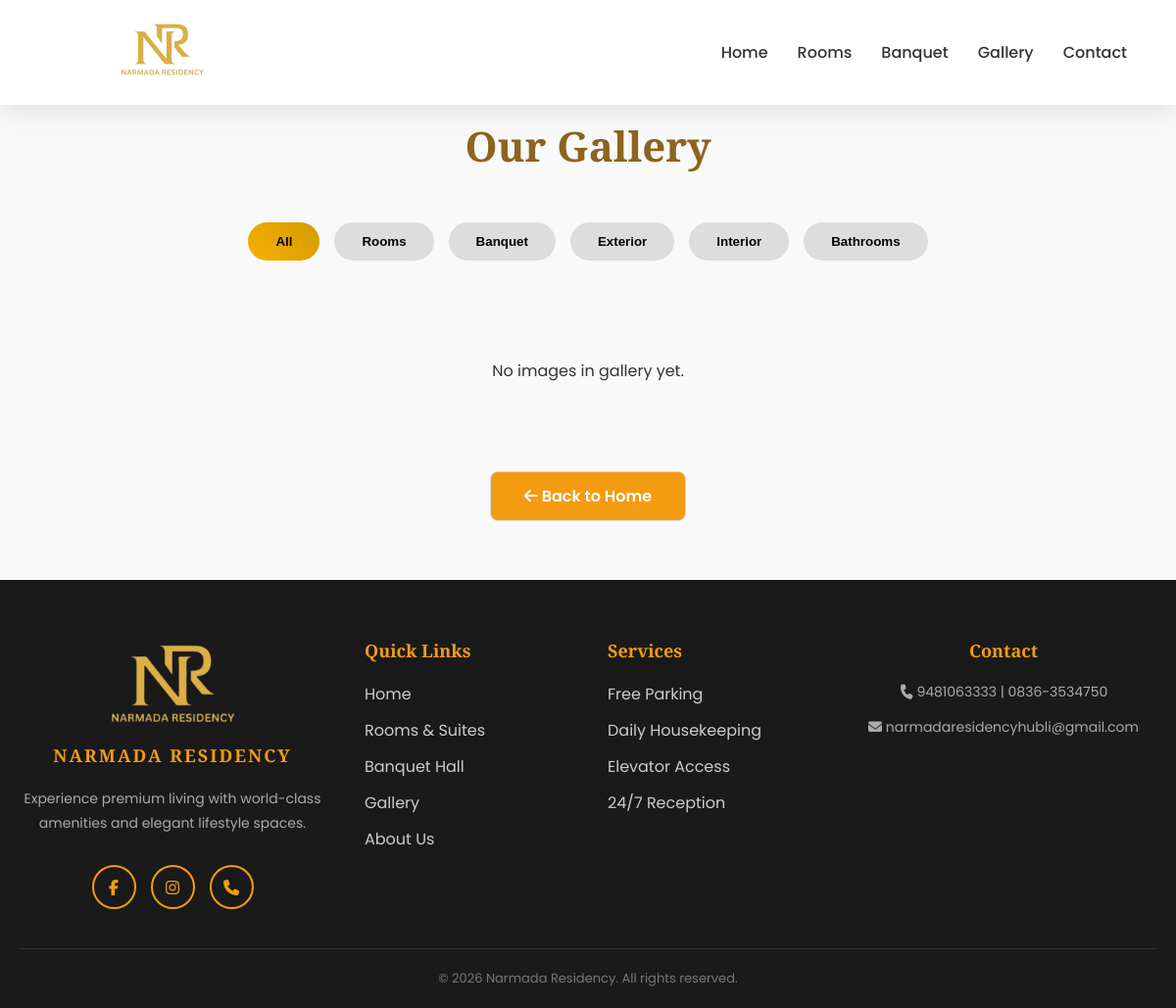
The page /gallery/ on the database as committed earlier.
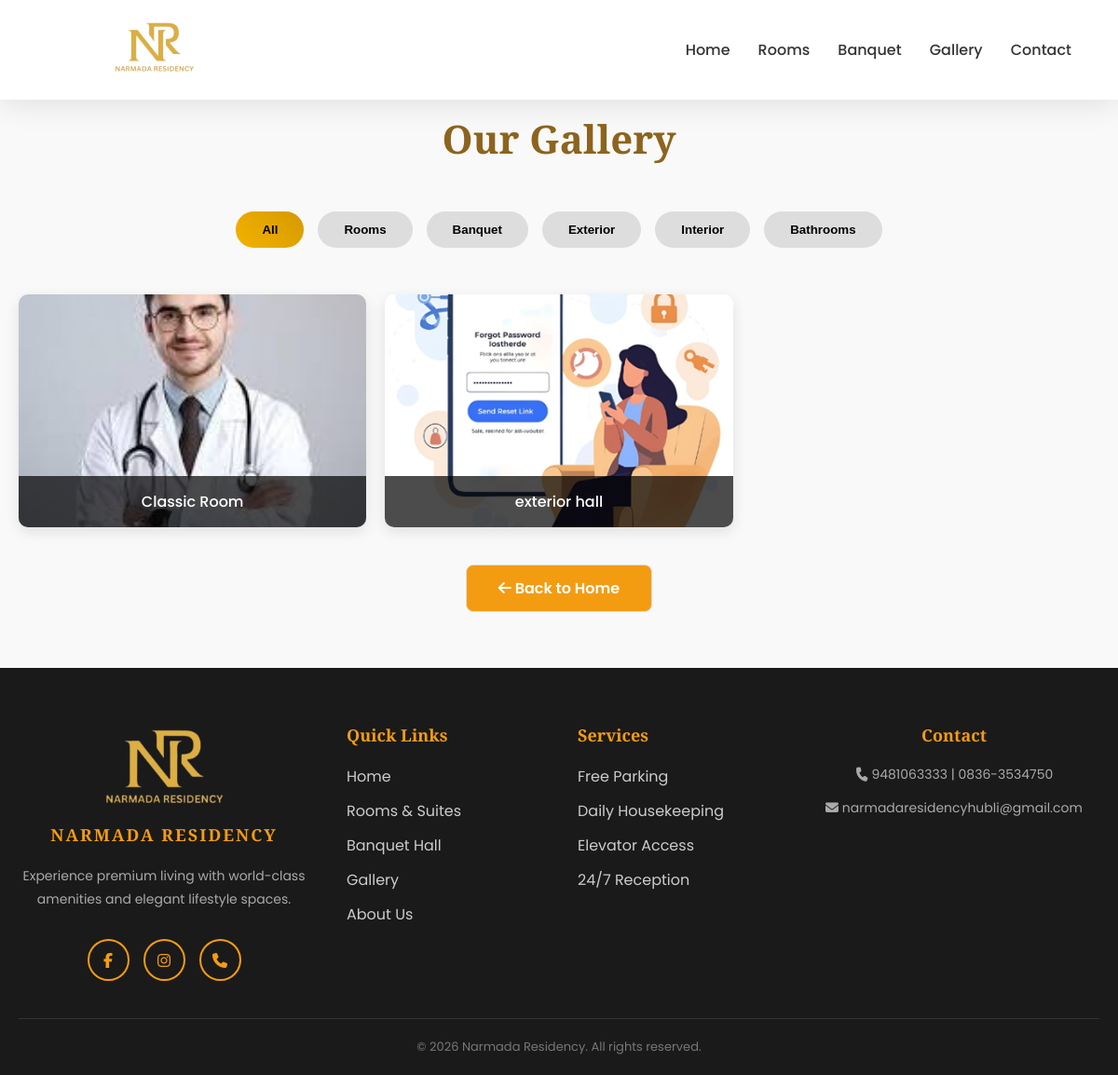
The same page on the database as committed later.
### gallery/models.py (models this page shows, shortened)
class Gallery(models.Model):
    CATEGORY_CHOICES = [
        ('rooms', 'Rooms'),
        ('banquet', 'Banquet'),
        ('interior', 'Interior'),
        ('exterior', 'Exterior'),
        ('bathroom', 'Bathroom'),
    ]
    category = models.CharField(max_length=20, choices=CATEGORY_CHOICES)
    image = models.ImageField(upload_to='gallery/')
    caption = models.CharField(max_length=200, blank=True)
    created_at = models.DateTimeField(auto_now_add=True)
    class Meta:
        verbose_name = "Photo"
        verbose_name_plural = "Photos"

### bookings/views.py (the view)
# urls.py: path('gallery/', views.gallery, name='gallery'),
def gallery(request):
    images = Gallery.objects.all()
    return render(request, 'gallery.html', {'images': images})

### bookings/context_processors.py (called while the page is built)
def calendar_context(request):
    if request.path.startswith('/admin/'):
        return get_calendar_context()
    return {}

### templates/gallery.html (shortened to what this page needs)
{% load static %}
<!DOCTYPE html>
<html lang="en">
<head>
    <link rel="stylesheet" href="https://cdnjs.cloudflare.com/ajax/libs/font-awesome/6.5.0/css/all.min.css">
    <link href="https://unpkg.com/aos@2.3.1/dist/aos.css" rel="stylesheet">
    <link rel="stylesheet" href="{% static 'css/style.css' %}">
</head>
<body>
    <header>
        <div class="logo">
<img src="{% static 'img/logo.png' %}">        </div>
       <nav class="nav-menu">
    <a href="{% url 'home' %}#hero">Home</a>
    <a href="{% url 'home' %}#rooms-section">Rooms</a>
    <a href="{% url 'home' %}#banquet-section">Banquet</a>
    <a href="{% url 'gallery' %}">Gallery</a>
    <a href="{% url 'home' %}#footer">Contact</a>
</nav>
    </header>
    <section class="gallery-section">
        <h1 class="gallery-title"></i> Our Gallery </i></h1>
        <div class="gallery-tabs">
              <button class="active" data-filter="all">All</button>
                <button data-filter="rooms">Rooms</button>
              <button data-filter="banquet">Banquet</button>
              <button data-filter="exterior">Exterior</button>
              <button data-filter="interior">Interior</button>
              <button data-filter="bathroom">Bathrooms</button>
        </div>
        <div class="gallery-container">
            {% for image in images %}
            <div class="gallery-item" data-category="{{ image.category }}">
                <img src="{{ image.image.url }}" alt="{{ image.caption }}">
                <div class="gallery-caption">{{ image.caption }}</div>
            </div>
            {% empty %}
            <p style="text-align: center; grid-column: 1/-1; padding: 50px;">No images in gallery yet.</p>
            {% endfor %}
        </div>
        <a href="{% url 'home' %}" class="back-btn"><i class="fas fa-arrow-left"></i> Back to Home</a>
    </section>
    <footer>
        <div class="footer-container">
            <div class="footer-brand">
<img src="{% static 'img/logo.png' %}">
                <h3>NARMADA RESIDENCY</h3>
                <p>Experience premium living with world-class amenities and elegant lifestyle spaces.</p>
                <div class="social-links">
                    <a href="https://www.facebook.com/share/1QXzxECX62/"><i class="fab fa-facebook-f"></i></a>
                    <a href="https://www.instagram.com/narmada_residency_hubli?igsh=MW96bGdyOGV1NDl5cA=="><i class="fab fa-instagram"></i></a>
                    <a href="tel:+919481063333"><i class="fas fa-phone"></i></a>
                </div>
            </div>
            <div class="footer-links">
                <h4>Quick Links</h4>
                <ul>
                    <li><a href="index.html">Home</a></li>
                    <li><a href="index.html#rooms-section">Rooms & Suites</a></li>
                    <li><a href="index.html#banquet-section">Banquet Hall</a></li>
                    <li><a href="gallery.html">Gallery</a></li>
                    <li><a href="index.html#footer">About Us</a></li>
                </ul>
            </div>
            <div class="footer-links">
                <h4>Services</h4>
                <ul>
                    <li><a href="#">Free Parking</a></li>
                    <li><a href="#">Daily Housekeeping</a></li>
                    <li><a href="#">Elevator Access</a></li>
                    <li><a href="#">24/7 Reception</a></li>
                </ul>
            </div>
            <div class="footer-contact">
                <h4>Contact</h4>
                <p><i class="fas fa-phone-alt"></i> <a href="tel:9481063333">9481063333 | 0836-3534750</a></p>
                <p><i class="fas fa-envelope"></i> <a href="mailto:narmadaresidencyhubli@gmail.com">narmadaresidencyhubli@gmail.com</a></p>
            </div>
        </div>
        <div class="copyright">
            <p>&copy; 2026 Narmada Residency. All rights reserved.</p>
        </div>
    </footer>
</body>
</html>

### static/css/style.css (style rules this page uses)
* { margin: 0; padding: 0; box-sizing: border-box; }
body { font-family: 'Poppins', sans-serif; overflow-x: hidden; color: #333; background: #faf7f2; }
h1, h2, h3, h4 { font-family: 'Playfair Display', serif; }
header { position: fixed; top: 0; left: 0; width: 100%; display: flex; justify-content: space-between; align-items: center; padding: 10px 50px; z-index: 1000; transition: all 0.4s cubic-bezier(0.165, 0.84, 0.44, 1); background: transparent; }
.logo { transition: transform 0.3s ease; }
.logo img { height: 60px; width: auto; padding-left: 70px; transition: all 0.3s ease; }
.nav-menu { display: flex; gap: 30px; align-items: center; }
.nav-menu a { color: white; text-decoration: none; font-weight: 500; font-size: 16px; position: relative; padding: 5px 0; transition: color 0.3s ease; }
.nav-menu a::after { content: ''; position: absolute; bottom: 0; left: 0; width: 0; height: 2px; background: #f39c12; transition: width 0.3s cubic-bezier(0.165, 0.84, 0.44, 1); }
footer { background: #1a1a1a; color: #ccc; padding: 60px 20px 20px; }
.footer-container { max-width: 1200px; margin: 0 auto; display: grid; grid-template-columns: 1.5fr 1fr 1fr 1.5fr; gap: 40px; }
.footer-brand { text-align: center; }
.footer-brand img { height: 90px; margin-bottom: 10px; transition: transform 0.3s ease; }
.footer-brand h3 { font-size: 18px; color: #f39c12; margin-bottom: 20px; letter-spacing: 2px; }
.footer-brand p { font-size: 14px; line-height: 1.8; color: #aaa; margin-bottom: 30px; }
.social-links { display: flex; gap: 15px; justify-content: center; }
.social-links a { width: 45px; height: 45px; border: 2px solid #f39c12; border-radius: 50%; display: flex; align-items: center; justify-content: center; color: #f39c12; text-decoration: none; transition: 0.3s; }
.footer-links { text-align: left; }
.footer-links h4 { font-size: 18px; color: #f39c12; margin-bottom: 20px; }
.footer-links ul { list-style: none; padding: 0; }
.footer-links ul li { margin-bottom: 12px; }
.footer-links ul li a { display: inline-block; color: #ccc; text-decoration: none; transition: all 0.3s ease; }
.footer-contact { text-align: center; }
.footer-contact h4 { font-size: 18px; color: #f39c12; margin-bottom: 20px; }
.footer-contact p { font-size: 14px; color: #aaa; margin-bottom: 15px; }
.footer-contact a { color: #aaa; text-decoration: none; transition: 0.3s; }
.copyright { text-align: center; margin-top: 40px; padding-top: 20px; border-top: 1px solid #333; font-size: 13px; color: #777; }
.next-btn, .back-btn, .submit-btn { width: 100%; padding: 14px; border: none; border-radius: 8px; font-weight: 600; cursor: pointer; transition: 0.3s; }
.back-btn { background: #fff; color: #333; border: 1px solid #ddd; margin-right: 10px; }
.fa-phone-alt { transform: rotate(100deg); display: inline-block; }

Rows that differ between the two databases and show on the page:
added Gallery: image (picture), caption "Classic Room"
added Gallery: image (picture), caption "exterior hall"
Other text that changed with them:
text no longer shown: "No images in gallery yet."
